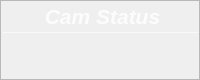
                    <widget class="QFrame" name="Fps_QF">
                     <property name="minimumSize">
                      <size>
                       <width>200</width>
                       <height>80</height>
                      </size>
                     </property>
                     <property name="maximumSize">
                      <size>
                       <width>170</width>
                       <height>80</height>
                      </size>
                     </property>
                     <property name="toolTipDuration">
                      <number>0</number>
                     </property>
                     <property name="styleSheet">
                      <string notr="true">QFrame#Fps_QF{
color: rgb(255, 255, 255);
border-radius: 15px;
background-color: rgb(211, 215, 207);
border: 1px outset rgb(153, 117, 219)
}
</string>
                     </property>
                     <property name="frameShape">
                      <enum>QFrame::StyledPanel</enum>
                     </property>
                     <property name="frameShadow">
                      <enum>QFrame::Raised</enum>
                     </property>
                     <layout class="QVBoxLayout" name="verticalLayout_11" stretch="0,2,1">
                      <property name="spacing">
                       <number>0</number>
                      </property>
                      <property name="leftMargin">
                       <number>0</number>
                      </property>
                      <property name="topMargin">
                       <number>0</number>
                      </property>
                      <property name="rightMargin">
                       <number>0</number>
                      </property>
                      <property name="bottomMargin">
                       <number>0</number>
                      </property>
                      <item>
                       <widget class="QFrame" name="Fps_top">
                        <property name="styleSheet">
                         <string notr="true">border:none</string>
                        </property>
                        <property name="frameShape">
                         <enum>QFrame::StyledPanel</enum>
                        </property>
                        <property name="frameShadow">
                         <enum>QFrame::Raised</enum>
                        </property>
                        <layout class="QHBoxLayout" name="horizontalLayout_8">
                         <property name="spacing">
                          <number>0</number>
                         </property>
                         <property name="leftMargin">
                          <number>0</number>
                         </property>
                         <property name="topMargin">
                          <number>3</number>
                         </property>
                         <property name="rightMargin">
                          <number>7</number>
                         </property>
                         <property name="bottomMargin">
                          <number>3</number>
                         </property>
                         <item>
                          <widget class="QLabel" name="label_7">
                           <property name="maximumSize">
                            <size>
                             <width>16777215</width>
                             <height>30</height>
                            </size>
                           </property>
                           <property name="font">
                            <font>
                             <family>Segoe UI</family>
                             <pointsize>16</pointsize>
                             <weight>87</weight>
                             <italic>true</italic>
                             <bold>true</bold>
                            </font>
                           </property>
                           <property name="styleSheet">
                            <string notr="true">color: rgba(255, 255, 255,210);
padding-left:12px;
font: 700 italic 16pt &quot;Segoe UI&quot;;</string>
                           </property>
                           <property name="midLineWidth">
                            <number>-1</number>
                           </property>
                           <property name="text">
                            <string>&lt;html&gt;&lt;head/&gt;&lt;body&gt;&lt;p&gt;Cam Status&lt;/p&gt;&lt;/body&gt;&lt;/html&gt;</string>
                           </property>
                           <property name="alignment">
                            <set>Qt::AlignCenter</set>
                           </property>
                           <property name="wordWrap">
                            <bool>false</bool>
                           </property>
                           <property name="indent">
                            <number>0</number>
                           </property>
                          </widget>
                         </item>
                        </layout>
                       </widget>
                      </item>
                      <item>
                       <widget class="Line" name="line_4">
                        <property name="maximumSize">
                         <size>
                          <width>16777215</width>
                          <height>1</height>
                         </size>
                        </property>
                        <property name="styleSheet">
                         <string notr="true">background-color: rgba(255, 255, 255, 89);</string>
                        </property>
                        <property name="orientation">
                         <enum>Qt::Horizontal</enum>
                        </property>
                       </widget>
                      </item>
                      <item>
                       <widget class="QFrame" name="Fps_bottom">
                        <property name="styleSheet">
                         <string notr="true">border:none</string>
                        </property>
                        <property name="frameShape">
                         <enum>QFrame::StyledPanel</enum>
                        </property>
                        <property name="frameShadow">
                         <enum>QFrame::Raised</enum>
                        </property>
                        <layout class="QVBoxLayout" name="verticalLayout_12">
                         <property name="spacing">
                          <number>0</number>
                         </property>
                         <property name="leftMargin">
                          <number>0</number>
                         </property>
                         <property name="topMargin">
                          <number>6</number>
                         </property>
                         <property name="rightMargin">
                          <number>0</number>
                         </property>
                         <property name="bottomMargin">
                          <number>6</number>
                         </property>
                         <item alignment="Qt::AlignTop">
                          <widget class="QLabel" name="cam_label">
                           <property name="minimumSize">
                            <size>
                             <width>0</width>
                             <height>30</height>
                            </size>
                           </property>
                           <property name="maximumSize">
                            <size>
                             <width>16777215</width>
                             <height>30</height>
                            </size>
                           </property>
                           <property name="font">
                            <font>
                             <family>Microsoft YaHei UI</family>
                             <pointsize>17</pointsize>
                             <weight>50</weight>
                             <italic>false</italic>
                             <bold>false</bold>
                             <underline>false</underline>
                            </font>
                           </property>
                           <property name="styleSheet">
                            <string notr="true">color: rgb(255, 255, 255);
font: 17pt &quot;Microsoft YaHei UI&quot;;</string>
                           </property>
                           <property name="text">
                            <string/>
                           </property>
                           <property name="alignment">
                            <set>Qt::AlignCenter</set>
                           </property>
                          </widget>
                         </item>
                        </layout>
                       </widget>
                      </item>
                     </layout>
                    </widget>
